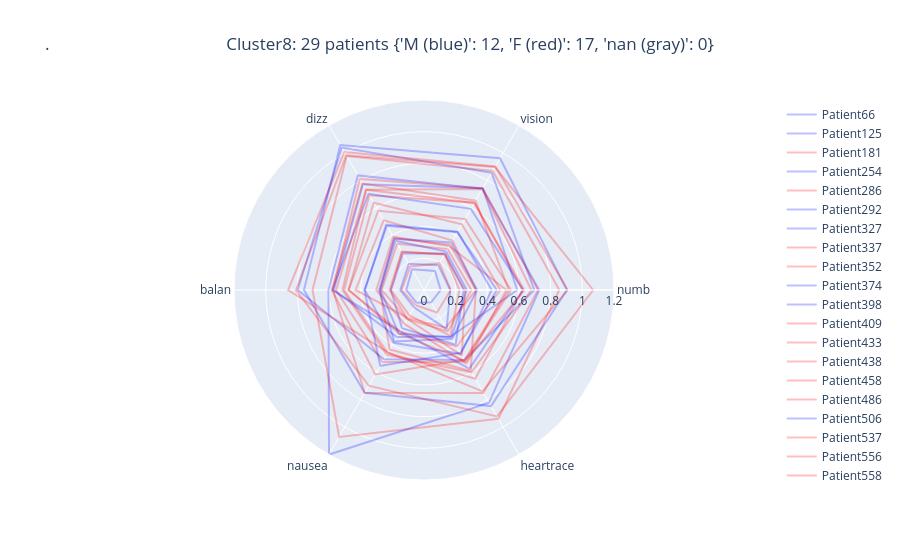

The code cell stored with this chart in its notebook:
### Code cell
star_chart_per_patient(8)

### Figure 1 — Plotly figure (JSON) as saved in the notebook; plotly's stock layout.template omitted (floating-point values rounded to 4 significant figures)
{"data": [{"line": {"color": "rgb(0,0,255)"}, "mode": "lines", "name": "Patient66", "opacity": 0.25, "r": [0.4278, 0.4247, 0.4775, 0.3734, 0.3846, 0.4658, 0.4278, 0.4278], "theta": ["numb", "vision", "dizz", "balan", "nausea", "heartrace", "numb"], "type": "scatterpolar"}, {"line": {"color": "rgb(0,0,255)"}, "mode": "lines", "name": "Patient125", "opacity": 0.25, "r": [0.251, 0.2669, 0.2655, 0.2083, 0.2778, 0.3993, 0.251, 0.251], "theta": ["numb", "vision", "dizz", "balan", "nausea", "heartrace", "numb"], "type": "scatterpolar"}, {"line": {"color": "rgb(255,0,0)"}, "mode": "lines", "name": "Patient181", "opacity": 0.25, "r": [0.8544, 0.8675, 0.9765, 0.7038, 1.072, 0.9392, 0.8544, 0.8544], "theta": ["numb", "vision", "dizz", "balan", "nausea", "heartrace", "numb"], "type": "scatterpolar"}, {"line": {"color": "rgb(0,0,255)"}, "mode": "lines", "name": "Patient254", "opacity": 0.25, "r": [0.166, 0.1806, 0.1915, 0.1497, 0.1268, 0.2854, 0.166, 0.166], "theta": ["numb", "vision", "dizz", "balan", "nausea", "heartrace", "numb"], "type": "scatterpolar"}, {"line": {"color": "rgb(255,0,0)"}, "mode": "lines", "name": "Patient286", "opacity": 0.25, "r": [0.6224, 0.6369, 0.6907, 0.5047, 0.4588, 0.6473, 0.6224, 0.6224], "theta": ["numb", "vision", "dizz", "balan", "nausea", "heartrace", "numb"], "type": "scatterpolar"}, {"line": {"color": "rgb(0,0,255)"}, "mode": "lines", "name": "Patient292", "opacity": 0.25, "r": [0.5888, 0.7427, 0.7717, 0.5695, 0.3433, 0.3394, 0.5888, 0.5888], "theta": ["numb", "vision", "dizz", "balan", "nausea", "heartrace", "numb"], "type": "scatterpolar"}, {"line": {"color": "rgb(0,0,255)"}, "mode": "lines", "name": "Patient327", "opacity": 0.25, "r": [0.6257, 0.5919, 0.702, 0.5794, 0.302, 0.5733, 0.6257, 0.6257], "theta": ["numb", "vision", "dizz", "balan", "nausea", "heartrace", "numb"], "type": "scatterpolar"}, {"line": {"color": "rgb(255,0,0)"}, "mode": "lines", "name": "Patient337", "opacity": 0.25, "r": [0.3274, 0.3301, 0.3769, 0.2773, 0.4341, 0.59, 0.3274, 0.3274], "theta": ["numb", "vision", "dizz", "balan", "nausea", "heartrace", "numb"], "type": "scatterpolar"}, {"line": {"color": "rgb(255,0,0)"}, "mode": "lines", "name": "Patient352", "opacity": 0.25, "r": [0.2989, 0.2984, 0.3379, 0.2674, 0.2132, 0.3017, 0.2989, 0.2989], "theta": ["numb", "vision", "dizz", "balan", "nausea", "heartrace", "numb"], "type": "scatterpolar"}, {"line": {"color": "rgb(0,0,255)"}, "mode": "lines", "name": "Patient374", "opacity": 0.25, "r": [0.6964, 0.8547, 1.039, 0.7978, 0.5047, 0.5097, 0.6964, 0.6964], "theta": ["numb", "vision", "dizz", "balan", "nausea", "heartrace", "numb"], "type": "scatterpolar"}, {"line": {"color": "rgb(0,0,255)"}, "mode": "lines", "name": "Patient398", "opacity": 0.25, "r": [0.1053, 0.139, 0.151, 0.112, 0.0933, 0.09001, 0.1053, 0.1053], "theta": ["numb", "vision", "dizz", "balan", "nausea", "heartrace", "numb"], "type": "scatterpolar"}, {"line": {"color": "rgb(255,0,0)"}, "mode": "lines", "name": "Patient409", "opacity": 0.25, "r": [0.2235, 0.261, 0.2769, 0.2082, 0.1855, 0.3332, 0.2235, 0.2235], "theta": ["numb", "vision", "dizz", "balan", "nausea", "heartrace", "numb"], "type": "scatterpolar"}, {"line": {"color": "rgb(255,0,0)"}, "mode": "lines", "name": "Patient433", "opacity": 0.25, "r": [0.6337, 0.6349, 0.7314, 0.555, 0.5258, 0.523, 0.6337, 0.6337], "theta": ["numb", "vision", "dizz", "balan", "nausea", "heartrace", "numb"], "type": "scatterpolar"}, {"line": {"color": "rgb(255,0,0)"}, "mode": "lines", "name": "Patient438", "opacity": 0.25, "r": [0.1687, 0.1955, 0.1719, 0.1421, 0.1098, 0.1641, 0.1687, 0.1687], "theta": ["numb", "vision", "dizz", "balan", "nausea", "heartrace", "numb"], "type": "scatterpolar"}, {"line": {"color": "rgb(255,0,0)"}, "mode": "lines", "name": "Patient458", "opacity": 0.25, "r": [0.3294, 0.3606, 0.5086, 0.4324, 0.2041, 0.2744, 0.3294, 0.3294], "theta": ["numb", "vision", "dizz", "balan", "nausea", "heartrace", "numb"], "type": "scatterpolar"}, {"line": {"color": "rgb(255,0,0)"}, "mode": "lines", "name": "Patient486", "opacity": 0.25, "r": [0.6779, 0.736, 0.7303, 0.5153, 0.472, 0.6004, 0.6779, 0.6779], "theta": ["numb", "vision", "dizz", "balan", "nausea", "heartrace", "numb"], "type": "scatterpolar"}, {"line": {"color": "rgb(0,0,255)"}, "mode": "lines", "name": "Patient506", "opacity": 0.25, "r": [0.9027, 0.9606, 1.057, 0.7582, 0.7491, 0.8466, 0.9027, 0.9027], "theta": ["numb", "vision", "dizz", "balan", "nausea", "heartrace", "numb"], "type": "scatterpolar"}, {"line": {"color": "rgb(255,0,0)"}, "mode": "lines", "name": "Patient537", "opacity": 0.25, "r": [0.2588, 0.2593, 0.2803, 0.2177, 0.2102, 0.4791, 0.2588, 0.2588], "theta": ["numb", "vision", "dizz", "balan", "nausea", "heartrace", "numb"], "type": "scatterpolar"}, {"line": {"color": "rgb(255,0,0)"}, "mode": "lines", "name": "Patient556", "opacity": 0.25, "r": [0.5351, 0.6509, 0.7765, 0.5815, 0.616, 0.5105, 0.5351, 0.5351], "theta": ["numb", "vision", "dizz", "balan", "nausea", "heartrace", "numb"], "type": "scatterpolar"}, {"line": {"color": "rgb(255,0,0)"}, "mode": "lines", "name": "Patient558", "opacity": 0.25, "r": [0.482, 0.479, 0.636, 0.4764, 0.3035, 0.4118, 0.482, 0.482], "theta": ["numb", "vision", "dizz", "balan", "nausea", "heartrace", "numb"], "type": "scatterpolar"}, {"line": {"color": "rgb(0,0,255)"}, "mode": "lines", "name": "Patient570", "opacity": 0.25, "r": [0.7274, 0.738, 0.8356, 0.6034, 1.2, 0.8216, 0.7274, 0.7274], "theta": ["numb", "vision", "dizz", "balan", "nausea", "heartrace", "numb"], "type": "scatterpolar"}, {"line": {"color": "rgb(255,0,0)"}, "mode": "lines", "name": "Patient589", "opacity": 0.25, "r": [0.9075, 0.901, 1.007, 0.8582, 0.4543, 0.739, 0.9075, 0.9075], "theta": ["numb", "vision", "dizz", "balan", "nausea", "heartrace", "numb"], "type": "scatterpolar"}, {"line": {"color": "rgb(255,0,0)"}, "mode": "lines", "name": "Patient595", "opacity": 0.25, "r": [1.069, 0.8967, 0.983, 0.8087, 0.6981, 0.9216, 1.069, 1.069], "theta": ["numb", "vision", "dizz", "balan", "nausea", "heartrace", "numb"], "type": "scatterpolar"}, {"line": {"color": "rgb(255,0,0)"}, "mode": "lines", "name": "Patient616", "opacity": 0.25, "r": [0.5206, 0.32, 0.389, 0.3012, 0.2474, 0.5365, 0.5206, 0.5206], "theta": ["numb", "vision", "dizz", "balan", "nausea", "heartrace", "numb"], "type": "scatterpolar"}, {"line": {"color": "rgb(0,0,255)"}, "mode": "lines", "name": "Patient618", "opacity": 0.25, "r": [0.4601, 0.4207, 0.4688, 0.3761, 0.5525, 0.459, 0.4601, 0.4601], "theta": ["numb", "vision", "dizz", "balan", "nausea", "heartrace", "numb"], "type": "scatterpolar"}, {"line": {"color": "rgb(0,0,255)"}, "mode": "lines", "name": "Patient634", "opacity": 0.25, "r": [0.2704, 0.2798, 0.3591, 0.2749, 0.3196, 0.345, 0.2704, 0.2704], "theta": ["numb", "vision", "dizz", "balan", "nausea", "heartrace", "numb"], "type": "scatterpolar"}, {"line": {"color": "rgb(255,0,0)"}, "mode": "lines", "name": "Patient647", "opacity": 0.25, "r": [0.55, 0.5183, 0.578, 0.4758, 0.3164, 0.516, 0.55, 0.55], "theta": ["numb", "vision", "dizz", "balan", "nausea", "heartrace", "numb"], "type": "scatterpolar"}, {"line": {"color": "rgb(0,0,255)"}, "mode": "lines", "name": "Patient657", "opacity": 0.25, "r": [0.3356, 0.3464, 0.3743, 0.2832, 0.3749, 0.355, 0.3356, 0.3356], "theta": ["numb", "vision", "dizz", "balan", "nausea", "heartrace", "numb"], "type": "scatterpolar"}, {"line": {"color": "rgb(255,0,0)"}, "mode": "lines", "name": "Patient658", "opacity": 0.25, "r": [0.7196, 0.7415, 0.8104, 0.5753, 0.7501, 0.7503, 0.7196, 0.7196], "theta": ["numb", "vision", "dizz", "balan", "nausea", "heartrace", "numb"], "type": "scatterpolar"}], "layout": {"title": {"text": ".\t\t\t\t\t\t\t\t\t\t\t\t\t\t\t\t\t\t\t\t\t\t\t\t\t\t\t\t\t\t\t\t\t\t\t\t\t\t\t\tCluster8: 29 patients {'M (blue)': 12, 'F (red)': 17, 'nan (gray)': 0}"}}}
